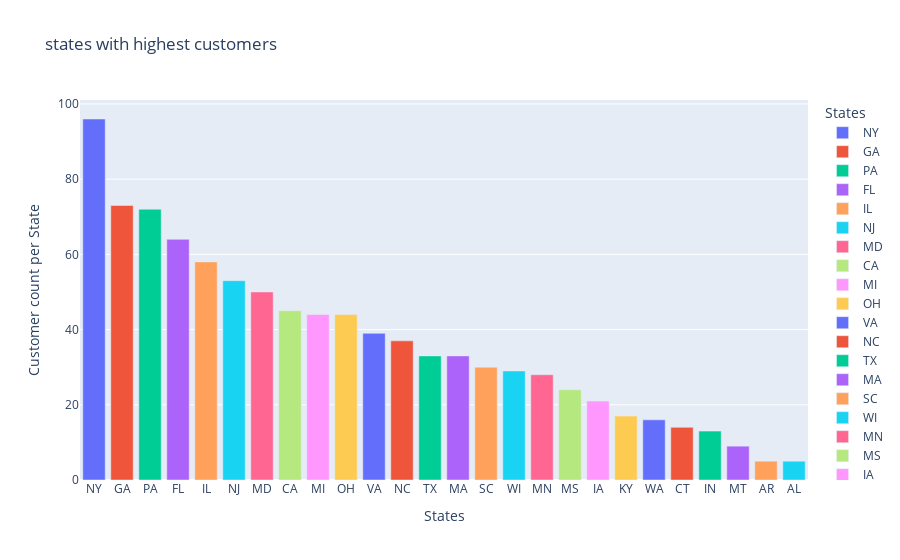

Notebook code cell kept with this figure:
### Code cell
# Plotting top 10 states with highest customers
fig = px.bar(top_state_cust,x=top_state_cust.index,y=top_state_cust['Count_per_state'],
             labels={
                     "Count_per_state": "Customer count per State",
                     "CUST_STATE": "States"
                 },
             color=top_state_cust.index,title="states with highest customers")

fig.show()

### Figure 1 — Plotly figure (JSON) as saved in the notebook; plotly's stock layout.template omitted (floating-point values rounded to 4 significant figures)
{"data": [{"alignmentgroup": "True", "hovertemplate": "States=%{x}<br>Customer count per State=%{y}<extra></extra>", "legendgroup": "NY", "marker": {"color": "#636efa", "pattern": {"shape": ""}}, "name": "NY", "offsetgroup": "NY", "orientation": "v", "showlegend": true, "textposition": "auto", "type": "bar", "x": ["NY"], "xaxis": "x", "y": [96], "yaxis": "y"}, {"alignmentgroup": "True", "hovertemplate": "States=%{x}<br>Customer count per State=%{y}<extra></extra>", "legendgroup": "GA", "marker": {"color": "#EF553B", "pattern": {"shape": ""}}, "name": "GA", "offsetgroup": "GA", "orientation": "v", "showlegend": true, "textposition": "auto", "type": "bar", "x": ["GA"], "xaxis": "x", "y": [73], "yaxis": "y"}, {"alignmentgroup": "True", "hovertemplate": "States=%{x}<br>Customer count per State=%{y}<extra></extra>", "legendgroup": "PA", "marker": {"color": "#00cc96", "pattern": {"shape": ""}}, "name": "PA", "offsetgroup": "PA", "orientation": "v", "showlegend": true, "textposition": "auto", "type": "bar", "x": ["PA"], "xaxis": "x", "y": [72], "yaxis": "y"}, {"alignmentgroup": "True", "hovertemplate": "States=%{x}<br>Customer count per State=%{y}<extra></extra>", "legendgroup": "FL", "marker": {"color": "#ab63fa", "pattern": {"shape": ""}}, "name": "FL", "offsetgroup": "FL", "orientation": "v", "showlegend": true, "textposition": "auto", "type": "bar", "x": ["FL"], "xaxis": "x", "y": [64], "yaxis": "y"}, {"alignmentgroup": "True", "hovertemplate": "States=%{x}<br>Customer count per State=%{y}<extra></extra>", "legendgroup": "IL", "marker": {"color": "#FFA15A", "pattern": {"shape": ""}}, "name": "IL", "offsetgroup": "IL", "orientation": "v", "showlegend": true, "textposition": "auto", "type": "bar", "x": ["IL"], "xaxis": "x", "y": [58], "yaxis": "y"}, {"alignmentgroup": "True", "hovertemplate": "States=%{x}<br>Customer count per State=%{y}<extra></extra>", "legendgroup": "NJ", "marker": {"color": "#19d3f3", "pattern": {"shape": ""}}, "name": "NJ", "offsetgroup": "NJ", "orientation": "v", "showlegend": true, "textposition": "auto", "type": "bar", "x": ["NJ"], "xaxis": "x", "y": [53], "yaxis": "y"}, {"alignmentgroup": "True", "hovertemplate": "States=%{x}<br>Customer count per State=%{y}<extra></extra>", "legendgroup": "MD", "marker": {"color": "#FF6692", "pattern": {"shape": ""}}, "name": "MD", "offsetgroup": "MD", "orientation": "v", "showlegend": true, "textposition": "auto", "type": "bar", "x": ["MD"], "xaxis": "x", "y": [50], "yaxis": "y"}, {"alignmentgroup": "True", "hovertemplate": "States=%{x}<br>Customer count per State=%{y}<extra></extra>", "legendgroup": "CA", "marker": {"color": "#B6E880", "pattern": {"shape": ""}}, "name": "CA", "offsetgroup": "CA", "orientation": "v", "showlegend": true, "textposition": "auto", "type": "bar", "x": ["CA"], "xaxis": "x", "y": [45], "yaxis": "y"}, {"alignmentgroup": "True", "hovertemplate": "States=%{x}<br>Customer count per State=%{y}<extra></extra>", "legendgroup": "MI", "marker": {"color": "#FF97FF", "pattern": {"shape": ""}}, "name": "MI", "offsetgroup": "MI", "orientation": "v", "showlegend": true, "textposition": "auto", "type": "bar", "x": ["MI"], "xaxis": "x", "y": [44], "yaxis": "y"}, {"alignmentgroup": "True", "hovertemplate": "States=%{x}<br>Customer count per State=%{y}<extra></extra>", "legendgroup": "OH", "marker": {"color": "#FECB52", "pattern": {"shape": ""}}, "name": "OH", "offsetgroup": "OH", "orientation": "v", "showlegend": true, "textposition": "auto", "type": "bar", "x": ["OH"], "xaxis": "x", "y": [44], "yaxis": "y"}, {"alignmentgroup": "True", "hovertemplate": "States=%{x}<br>Customer count per State=%{y}<extra></extra>", "legendgroup": "VA", "marker": {"color": "#636efa", "pattern": {"shape": ""}}, "name": "VA", "offsetgroup": "VA", "orientation": "v", "showlegend": true, "textposition": "auto", "type": "bar", "x": ["VA"], "xaxis": "x", "y": [39], "yaxis": "y"}, {"alignmentgroup": "True", "hovertemplate": "States=%{x}<br>Customer count per State=%{y}<extra></extra>", "legendgroup": "NC", "marker": {"color": "#EF553B", "pattern": {"shape": ""}}, "name": "NC", "offsetgroup": "NC", "orientation": "v", "showlegend": true, "textposition": "auto", "type": "bar", "x": ["NC"], "xaxis": "x", "y": [37], "yaxis": "y"}, {"alignmentgroup": "True", "hovertemplate": "States=%{x}<br>Customer count per State=%{y}<extra></extra>", "legendgroup": "TX", "marker": {"color": "#00cc96", "pattern": {"shape": ""}}, "name": "TX", "offsetgroup": "TX", "orientation": "v", "showlegend": true, "textposition": "auto", "type": "bar", "x": ["TX"], "xaxis": "x", "y": [33], "yaxis": "y"}, {"alignmentgroup": "True", "hovertemplate": "States=%{x}<br>Customer count per State=%{y}<extra></extra>", "legendgroup": "MA", "marker": {"color": "#ab63fa", "pattern": {"shape": ""}}, "name": "MA", "offsetgroup": "MA", "orientation": "v", "showlegend": true, "textposition": "auto", "type": "bar", "x": ["MA"], "xaxis": "x", "y": [33], "yaxis": "y"}, {"alignmentgroup": "True", "hovertemplate": "States=%{x}<br>Customer count per State=%{y}<extra></extra>", "legendgroup": "SC", "marker": {"color": "#FFA15A", "pattern": {"shape": ""}}, "name": "SC", "offsetgroup": "SC", "orientation": "v", "showlegend": true, "textposition": "auto", "type": "bar", "x": ["SC"], "xaxis": "x", "y": [30], "yaxis": "y"}, {"alignmentgroup": "True", "hovertemplate": "States=%{x}<br>Customer count per State=%{y}<extra></extra>", "legendgroup": "WI", "marker": {"color": "#19d3f3", "pattern": {"shape": ""}}, "name": "WI", "offsetgroup": "WI", "orientation": "v", "showlegend": true, "textposition": "auto", "type": "bar", "x": ["WI"], "xaxis": "x", "y": [29], "yaxis": "y"}, {"alignmentgroup": "True", "hovertemplate": "States=%{x}<br>Customer count per State=%{y}<extra></extra>", "legendgroup": "MN", "marker": {"color": "#FF6692", "pattern": {"shape": ""}}, "name": "MN", "offsetgroup": "MN", "orientation": "v", "showlegend": true, "textposition": "auto", "type": "bar", "x": ["MN"], "xaxis": "x", "y": [28], "yaxis": "y"}, {"alignmentgroup": "True", "hovertemplate": "States=%{x}<br>Customer count per State=%{y}<extra></extra>", "legendgroup": "MS", "marker": {"color": "#B6E880", "pattern": {"shape": ""}}, "name": "MS", "offsetgroup": "MS", "orientation": "v", "showlegend": true, "textposition": "auto", "type": "bar", "x": ["MS"], "xaxis": "x", "y": [24], "yaxis": "y"}, {"alignmentgroup": "True", "hovertemplate": "States=%{x}<br>Customer count per State=%{y}<extra></extra>", "legendgroup": "IA", "marker": {"color": "#FF97FF", "pattern": {"shape": ""}}, "name": "IA", "offsetgroup": "IA", "orientation": "v", "showlegend": true, "textposition": "auto", "type": "bar", "x": ["IA"], "xaxis": "x", "y": [21], "yaxis": "y"}, {"alignmentgroup": "True", "hovertemplate": "States=%{x}<br>Customer count per State=%{y}<extra></extra>", "legendgroup": "KY", "marker": {"color": "#FECB52", "pattern": {"shape": ""}}, "name": "KY", "offsetgroup": "KY", "orientation": "v", "showlegend": true, "textposition": "auto", "type": "bar", "x": ["KY"], "xaxis": "x", "y": [17], "yaxis": "y"}, {"alignmentgroup": "True", "hovertemplate": "States=%{x}<br>Customer count per State=%{y}<extra></extra>", "legendgroup": "WA", "marker": {"color": "#636efa", "pattern": {"shape": ""}}, "name": "WA", "offsetgroup": "WA", "orientation": "v", "showlegend": true, "textposition": "auto", "type": "bar", "x": ["WA"], "xaxis": "x", "y": [16], "yaxis": "y"}, {"alignmentgroup": "True", "hovertemplate": "States=%{x}<br>Customer count per State=%{y}<extra></extra>", "legendgroup": "CT", "marker": {"color": "#EF553B", "pattern": {"shape": ""}}, "name": "CT", "offsetgroup": "CT", "orientation": "v", "showlegend": true, "textposition": "auto", "type": "bar", "x": ["CT"], "xaxis": "x", "y": [14], "yaxis": "y"}, {"alignmentgroup": "True", "hovertemplate": "States=%{x}<br>Customer count per State=%{y}<extra></extra>", "legendgroup": "IN", "marker": {"color": "#00cc96", "pattern": {"shape": ""}}, "name": "IN", "offsetgroup": "IN", "orientation": "v", "showlegend": true, "textposition": "auto", "type": "bar", "x": ["IN"], "xaxis": "x", "y": [13], "yaxis": "y"}, {"alignmentgroup": "True", "hovertemplate": "States=%{x}<br>Customer count per State=%{y}<extra></extra>", "legendgroup": "MT", "marker": {"color": "#ab63fa", "pattern": {"shape": ""}}, "name": "MT", "offsetgroup": "MT", "orientation": "v", "showlegend": true, "textposition": "auto", "type": "bar", "x": ["MT"], "xaxis": "x", "y": [9], "yaxis": "y"}, {"alignmentgroup": "True", "hovertemplate": "States=%{x}<br>Customer count per State=%{y}<extra></extra>", "legendgroup": "AR", "marker": {"color": "#FFA15A", "pattern": {"shape": ""}}, "name": "AR", "offsetgroup": "AR", "orientation": "v", "showlegend": true, "textposition": "auto", "type": "bar", "x": ["AR"], "xaxis": "x", "y": [5], "yaxis": "y"}, {"alignmentgroup": "True", "hovertemplate": "States=%{x}<br>Customer count per State=%{y}<extra></extra>", "legendgroup": "AL", "marker": {"color": "#19d3f3", "pattern": {"shape": ""}}, "name": "AL", "offsetgroup": "AL", "orientation": "v", "showlegend": true, "textposition": "auto", "type": "bar", "x": ["AL"], "xaxis": "x", "y": [5], "yaxis": "y"}], "layout": {"barmode": "relative", "legend": {"title": {"text": "States"}, "tracegroupgap": 0}, "title": {"text": "states with highest customers"}, "xaxis": {"anchor": "y", "categoryarray": ["NY", "GA", "PA", "FL", "IL", "NJ", "MD", "CA", "MI", "OH", "VA", "NC", "TX", "MA", "SC", "WI", "MN", "MS", "IA", "KY", "WA", "CT", "IN", "MT", "AR", "AL"], "categoryorder": "array", "domain": [0, 1], "title": {"text": "States"}}, "yaxis": {"anchor": "x", "domain": [0, 1], "title": {"text": "Customer count per State"}}}}
